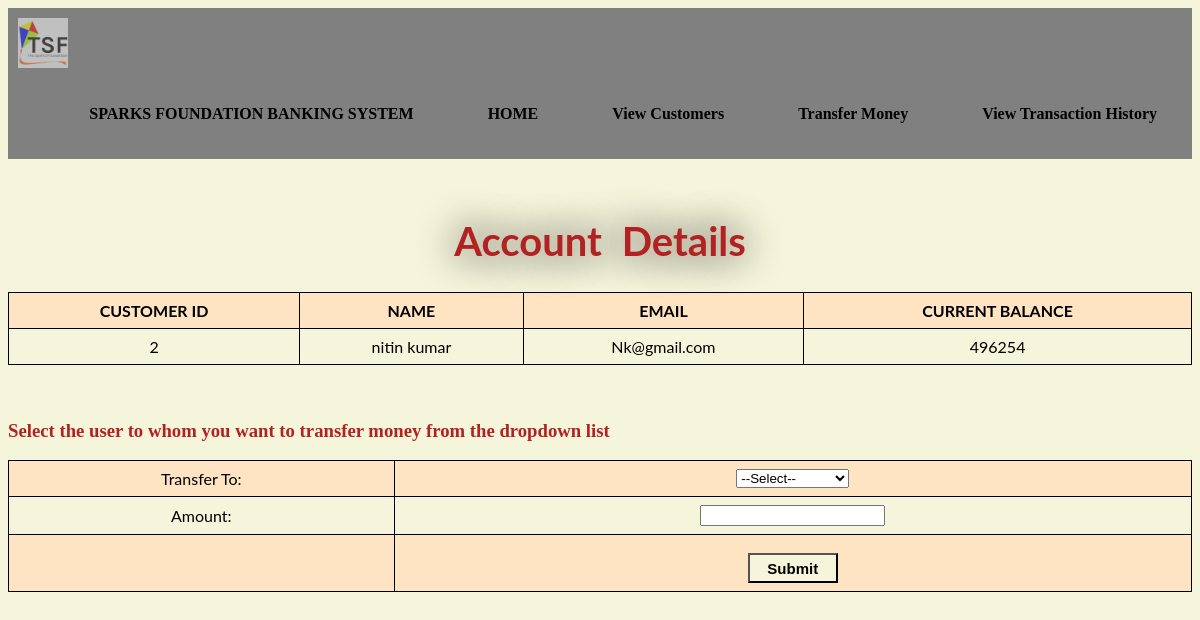
Screenshot of /transact.php?Name=nitin kumar with the database file from the repository.
### tables this page shows
CREATE TABLE `customer` (
  `id` int(3) NOT NULL,
  `name` text NOT NULL,
  `email` varchar(30) NOT NULL,
  `DOB` date NOT NULL,
  `balance` int(8) NOT NULL
);

### transact.php (the view, shortened to what this page needs)
<?php
include 'connection.php';
if(isset($_GET['Name'])){
	$Name=$_GET['Name'];
}
$q="SELECT * From customer WHERE Name='$Name'";
$result=mysqli_query($con,$q);
?>
<html>
<head>
<link rel = "stylesheet" type = "text/css" href = "buttons.css">
</head>
<body style="background-color:	#f5f5dc;">
 <nav>
            <div class="logo">
                <img src="logo.jpg" width="50" height="50">
            </div>
            <ul>
            <li><a href='#'>SPARKS FOUNDATION BANKING SYSTEM</a></li>
			<li><a href="home.php">HOME</a></li>
                <li><a href="display.php">View Customers</a></li>
                <li><a href="transfermoney.php">Transfer Money </a></li>
                <li><a href="transactionhistory.php">View Transaction History</a></li>
            </ul>
        </nav>
<br>
<div>
	<h1 style="font-family: 'Lato', sans-serif;;text-align:center;color:FireBrick;">Account Details</h1>
	<table style="background-color:#f5f5dc;">
	   <th>CUSTOMER ID</th>
	   <th>NAME </th>
	   <th>EMAIL</th>
	   <th>CURRENT BALANCE</th>
	   <tr>
		<?php
			$row=mysqli_fetch_array($result)
		?>
		<td><?php echo  $row["id"]; ?></td>
		<td><?php echo  $row["name"]; ?></td>
		<td><?php echo  $row["email"]; ?></td>
		<td><?php echo  $row["balance"]; ?></td>
	   </tr>
	</table>
</div>
<?php echo "<form method='post' action='transaction.php?Name=$Name'>"?>
<br><br>
<h3 style="font-family: cursive;color:	FireBrick;">Select the user to whom you want to transfer money from the dropdown list</h3>
<table border="0px" style="background-color:#f5f5dc;">
	<tr>
	<td>Transfer To:</td>
	<td><select name="user">
		<option>--Select--</option>
		</select></td></tr>
		<tr><td>Amount:</td><td><input type="text" name="Amount"></td></tr>
		<tr><td></td><td><input type="submit" name="submit" value="Submit" align=center style="margin-top: 10px; width:6em; height:2em; font-size:15px; background-color:Beige; font-weight: bold;"></td></tr>
</table>
</form>
</body>
</html>

### buttons.css (style rules this page uses)
img { opacity:0.5; }
h1 { font-family:serif; font-weight: bold; color: #67E6EC; margin-top:40px; text-align: center; font-size: 55px; text-shadow:black 0 0 40px; word-spacing: 10px; }

### transact.php (style rules this page uses)
table { font-family: 'Lato', sans-serif;; border-collapse: collapse; width: 100%; }
h1 { font-family: 'Lato', sans-serif;; font-size:40px; }
td, th { border: 1px solid black; text-align: center; padding: 8px; }
tr:nth-child(odd) { background-color:Bisque; }
nav { width: 100%; background-color:grey; overflow:hidden; }
nav ul { list-style-type: none; float: right; margin-top:7px; }
nav ul li { display:inline-block; }
nav ul li a { text-decoration:none; padding: 20px 35px; text-align:center ; color: #000000; display:block; font-weight: 700; }
.logo { float: left; padding: 10px; }

### rows the page displays
customer: id "2", name "nitin kumar", email "Nk@gmail.com", balance "496254"
